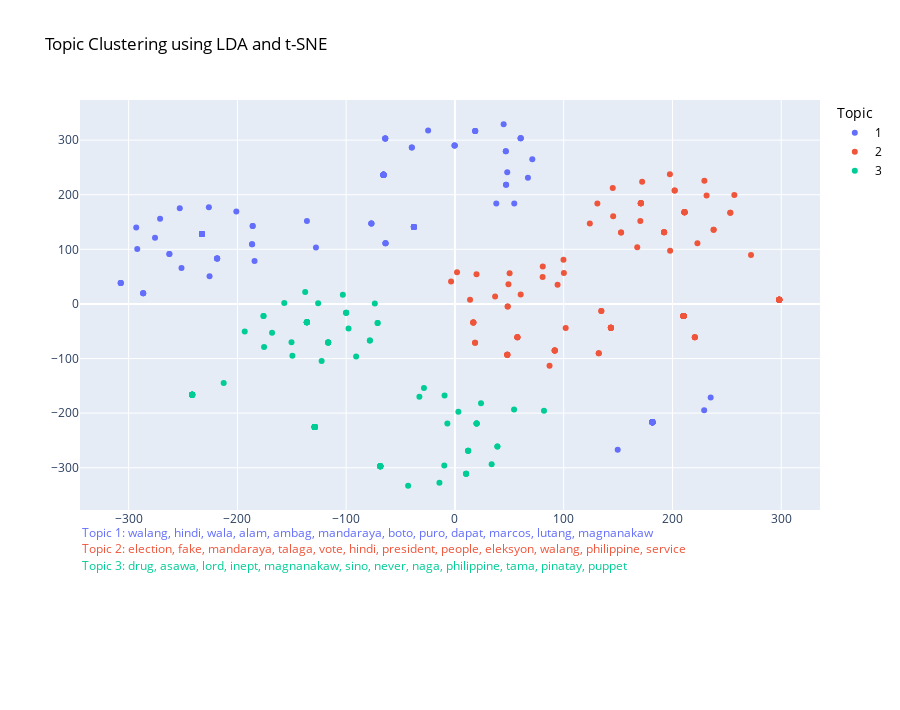

Notebook source saved alongside this figure:
### Code cell
# Plot tweets as colored points
df_topics_cluster.sort_values(
    "Cluster", key=lambda x: pd.to_numeric(x, errors="coerce"), inplace=True
)

fig = px.scatter(
    df_topics_cluster,
    x="X",
    y="Y",
    color="Cluster",
    title="Topic Clustering using LDA and t-SNE",
    hover_name="Tweet",
    hover_data={
        "X": False,
        "Y": False,
        "Cluster": False,
        "Tweet": False,
        "Breakdown": True,
    },
)

for i, keyword in enumerate(df_topics["Keywords"]):
    fig.add_annotation(
        x=0,
        y=-0.2 * (i / 5) - 0.08,
        text="Topic %d: %s" % (i + 1, keyword.replace(" ", ", ")),
        showarrow=False,
        xref="paper",
        yref="paper",
        align="left",
        font=dict(color=fig.data[i].marker["color"]),
    )

fig.update_layout(
    height=710,
    xaxis_title="",
    yaxis_title="",
    margin=dict(b=200),
    paper_bgcolor="white",
    title=dict(font=dict(color="black")),
    legend=dict(title="Topic", font=dict(color="black")),
)
fig.show()

### Figure 1 — Plotly figure (JSON) as saved in the notebook; plotly's stock layout.template omitted (floating-point values rounded to 4 significant figures; data arrays with more than 128 entries replaced by an {"elided": "..."} marker saying what was removed)
{"data": [{"customdata": {"elided": "140x3 str values"}, "hovertemplate": "<b>%{hovertext}</b><br><br>Breakdown=%{customdata[2]}<extra></extra>", "hovertext": {"elided": "140 str values"}, "legendgroup": "1", "marker": {"color": "#636efa", "symbol": "circle"}, "mode": "markers", "name": "1", "orientation": "v", "showlegend": true, "type": "scatter", "x": {"elided": "140 float values"}, "xaxis": "x", "y": {"elided": "140 float values"}, "yaxis": "y"}, {"customdata": {"elided": "123x3 str values"}, "hovertemplate": "<b>%{hovertext}</b><br><br>Breakdown=%{customdata[2]}<extra></extra>", "hovertext": ["nagmamagaling hahahahah", "mahusay magtrabaho nagawa bilang vp wala<br>kondi panay kontra projects president<br>halip tumulong naninira san makakita vp<br>ganyan philippines npa supporter", "fyi live smni jong top mindanao<br>surrenders confirms komunista alliance", "tong walang bahid pagsisisi walang<br>kahihiyan mandaraya", "hindi kelangan sambayanang pilipino kang<br>mandaraya eleksyon peke magresign", "pet kumusta usad kaso laban dayaan<br>nangyari eleksyon", "talunan nanga nagiging bobo kapa kapa<br>kame masaya resulta mandaya baka mas<br>mataas million vote bbm mandaraya since", "talagang hindi mandaraya nong ms hindi<br>ulitin ngayong darating election", "habang tulog pilipinas gising mandaraya<br>rather president like prrd kahit tulog<br>gumagalaw kanyang departamento hindi<br>kailangang gising presidente<br>makapagserbisyo gobyerno service", "tanga kahit ihampas yang degree bobo<br>parin isang truck tulong ilang pamilya<br>mabibigyan nun tapos sasabihin pwede<br>tigilan kabobohan sanay photo ops kahit<br>sapat tulong boba", "hahahahahshshshs", "okay ganyan talaga kurakot adik kampi<br>npa walang nagawa bansa bobo", "talaga kurakot vp totoo kaban bayan<br>ginamit nyu", "nakakahiya kang fake vp wonder katiting<br>wala akong makitang maganda pagkatao<br>nakakahiya photoshoot alam puro ngawa<br>wala gawa", "nman common sense pinagsasabi sure ung<br>mama walang bahid kasinungalingan<br>corruption ethical politics nia araw<br>araw k b nia nakakasama pra masigurado<br>kng nman pala masigurado ur shit", "another reason love prrd next president<br>lot tapos vote walang ibang ginawa kundi<br>siraan prrd last years common sense<br>diyan pinklawans judicious vote bbm sara<br>way go", "walang common sense aling ganun maski<br>siguro panis bigay donors e distribute<br>tutal bigay donors tiga distribute<br>masabing tumulong", "tingin kumikilos pbbm naive palibhasa<br>sanay ke puro imbes mangutya dyan<br>pagdasal natin bansa natin", "myghad talaga teh", "kasali npa liberal party npa ngayon<br>sabihin mu hindi kasali ayaw namin taong<br>naniniwala kumunista", "intending natinnang", "wawa oh napakadesente nanay lugaw", "sir please interview ph cheat maam", "oo pugar mahimbing masaya natulog panalo<br>bise sabay gising hrs puta nag iba peke<br>talaga", "paano bibigyan dignidad bumoto<br>smartmatic seating vp said dignify<br>people voted right vp owe citizens<br>philippines bbm look dark soul", "dejavu philippine elections vp stopped<br>counting due computers go someone else<br>slim margin", "spread disimformation daugther aika sex<br>video accused pbbm height campaign<br>period else believe highest level manay<br>harder", "foul play pagkamatay jesse tinulugan<br>fake vp html", "obviously illicit love affair married<br>man congressman bolet want confirm deny", "pormal inanunsyo vice president<br>inakusahan pandaraya eleksyon<br>kinakaharap kaso pet kaugnay eleksyon<br>dating asawa pinatay ala aksidente<br>eroplano jesse nagsabi", "atty kumusta impeachment case", "bwesit asawa npa taga supporta tulad<br>kiko habang ambush sundao puma palakpa<br>wala puso", "totoo unang asawa bago namatay nabasa<br>kumander npa kanyang unang nasirang<br>asawa", "pala nag tatago ibang bansa boyfriend<br>founder npa joma sison", "hipocrita fake louis vuitton fake", "totoo talaga fake fake louis vuitton", "sinong maniniwalang bumoto mantakin<br>million lng lamang prrd kanya terms<br>numbers", "therefore conclude pwedeng maging<br>presidente bise pinatay asawa", "galit c vp r unang asawa npa pintay", "jesse died carrying drug money lp<br>cleaned mess staged saint favoring<br>future use html", "hay tatamad tamad pala president", "inang unfit public service nation<br>witnessed awful performance better get<br>experienced social worker knew role<br>services government people proven inept<br>incompetent place public services", "truly intelligent suppose gather million<br>votes instead nation witnessed<br>incompetent low iq awful performance<br>sweet lips congee spaghetti solve issue<br>signs weakness inept public services", "dds time make contributions country", "people philippines speaks louis vuitton<br>fake", "let correct people vote picos worries<br>comes never first place", "inconsequential inept idiotic politician<br>philippines complains getting called<br>moronic ideas madame nakakapikon<br>kabobohan ninyo pinangangalandakan ninyo<br>msm", "inept fake vp philippines history", "eto napanood", "talaga tamad talaga huy mas kilala bbm c<br>bbm hindi pinabayaan proyekto katulad<br>nagiging vp siya diba haba bakasyon<br>amerika pinabayaan proyekto", "tamad bbm batugan protect pbbm", "gagamitin eleksyon nalololoko ginamit<br>dayaan tas gagamitin uli", "ninakaw karamihan votes malinis sabi<br>shunga pinkliars", "kulelat ina nyong shunga nandaya nun<br>ngayon lalaban patas gusto dq leniloser<br>sure ctto", "even exist head president inept<br>hypocritical liar encourages cancel<br>culture spreads fake news knowingly<br>misinforms public disrespects church<br>among things dangerous dats por bidyo", "oh need know inept effective incumbent<br>know running party threatened extinct<br>teka eloquent talaga ngayon layo<br>impromptu interviews nagdududa talaga", "bobita tapos pinklawans claim<br>napakatalino nila yuck malaking<br>yuucccckkk inept lutang palagi maawa<br>pinas", "day robbed millions votes filipinos", "election votes amazing well known<br>candidate coming suffer ultimate ever<br>happen entire life", "pandaraya kampo eleksyon", "hindi umupo bbm siya walang humpay<br>tawaging", "lp mandaraya election imagine franklin<br>drillon votes joel villanueva kiko de<br>lima patunay malawakan pandaraya lp last<br>election walang gusto nanalo paano hindi<br>kilala pilipinas", "talaga", "boba mandaraya remember election", "mandaraya nahuli nandaya election<br>inilabas video walang nakakilala nun<br>kapal pagmumukha ninyo hipocrita corrupt", "kahihiyaan palamura nanay siya sumira<br>pilipino international coomunity nasaan<br>utak huwag baliktarin nanay maninira<br>atty gadon palamura minumura<br>karapatdapat murahin", "speaking mandaraya wayback throw<br>accusations towards bbm people narrow<br>minded voted one deserves throne", "mandaraya hoy nong matanggap talo", "think mama malinis everyone mandaraya<br>dont forget bbm voters lamang brownout<br>saka biglang lumamang", "pre shaded mandaraya talaga since<br>haaaysss", "signing kidding slitting throat chos", "accused bbm pulling publicity stunts lol<br>used accusing others crimes committed", "sadly mas pinili supreme court<br>integridad election kesa katotohanan<br>nandaya election dyan lalabas<br>katotohanan nanalo noon daya matalo<br>makikilala mandaraya fake vp", "agree kasali gobyernong binabatos<br>oopppsss pala talaga kasali gobyernong<br>hinalal taong bayan samrtautomatic nag<br>halal kanya", "anything duterte bec fil public embraced<br>warmly shown campaign trail instructed<br>smartmatic hocus pocus vp race", "nalulungkot nababahala nangangamba<br>napakalaking bilang naniniwala hindi<br>vice president aling", "itapon mandaraya election ninakaw boto", "favoring", "remembering chaos huh impurity called<br>cheating", "solid evidence prove dinaya wrong making<br>protest dapat expose pandaraya demonyong<br>dilaw mapa hiya peki nyong vp", "software company magically elected fake<br>vice president magical thing", "pinanigan supreme court year nalang<br>natitira election masisira integridad<br>malinaw dayaan election nila nadaya<br>digong landslide pagkapanalo alam noynoy<br>andy bautista yang ginawa nila", "believed cheated pbbm elections<br>insinuated harvard lecture file election<br>protest pet like pbbm isip dinaya<br>nangdaya nun", "mas mandaraya c", "yeah number one sinungaling magnanakaw<br>boto sure net approval low survey san<br>galing boto last election yolanda funds<br>oops nakinabang pagnanakaw magnanakaw<br>right", "hihintayin namin madaling araw bilangn<br>boto daming kaso malaya marcoses common<br>sense left room", "vp bayan tulong", "correct dyan real vice president", "china wellknown fake products<br>philippines fake vp", "nostradamus prediction president duterte<br>weprotectprrd matter", "confirmed dinaya bbm election", "kesa magnanakaw boto laki lamang ibig<br>sabihin nanakaw", "psst yang script ipasa troll farm tugma<br>nginangawa nginangawa nila ulopong bobo<br>script hindi maayos ayos problema<br>barangay lahi", "hypocrite soliciting help st scho nuns<br>issue kang hudas iskaryote god knows<br>hudas cheating", "sinong ginagago atty makalintal beauty<br>automated election system ginamit hocus<br>pcos tanga makalinta isauli license gaya<br>kliyente", "remembered mandaraya fake vp people<br>spoken overwhelmingly almost double<br>votes congrats bbm", "kapal pagmumukha", "hands pointed cheated election", "uh trolls everything fake days fake news<br>fake supporters knows even", "pala ung voters thief nakaboto via<br>glitch", "dilawan ung presidente vp dinwalang<br>nagawa tumambay hahhahha nanay pang<br>palengke", "ht bukas fake vp pilipinas", "goodbye lugaw mandaraya elections", "vp lamang galit ganti puso bbm kanino<br>lalaban bbm plataporma adbokasiya pra<br>ikakaunlad pilipinas namin nakakalimutan<br>dinaya elections ngayon hindi mangyayari", "laban kasinungalingan", "retweeted cranes kalokohan ipagpalagay<br>natin kampo nagprotesta tingin<br>idodownplay nila wet ballots lalo php", "matino mahusay lies walang alam traidor<br>bayan limos ibinibigay pilipino dakot<br>bigas patis lugaw sasa gustong<br>magbarilan pilipino nasaan husay<br>katinuan", "complete opposite talaga incomparable<br>achievements pangulo kesa vp trust<br>ratings shown e vp yata trust rating<br>youtube channel cannot even draw<br>thousand views nasaan bomoto kanya nuong", "respect true people pagtakpan bastusin<br>lokohin", "mother talaga mahirap nasa ibang bansa<br>naloloko naghahasik lagim magawa pinas<br>buking eleksyon nagbigay fake info un", "nakakahiya tong fake vp natin", "half million iyaaaaaaaaaaaakkkkk", "bbm dati hindi siya jsojo bbm solid", "vp kabilang lovers pastor apollo c<br>quiboloy buong detalye", "pareho ugali leah navarro kiko<br>pangilinan buong liberal party election<br>vote people associated group tunay<br>magnanakaw bayang pilipinas bistado", "belat konti nlang naloloko mas kapani<br>paniwala magnanakaw amo nyong aquino", "sampal pagmumukha tanga", "natransfer personal bank account<br>donations bagyong odette", "nasa posisyon habang pandemya nagawan<br>paraan hindi sapat natatanggap<br>frontliners", "todo kng nakaw donations sabay pasok<br>sariling account pro suportado p", "hoy ninyo", "wala alam foreign policy alam presidente<br>author foreign policy", "oh tapos sasabihin redtag"], "legendgroup": "2", "marker": {"color": "#EF553B", "symbol": "circle"}, "mode": "markers", "name": "2", "orientation": "v", "showlegend": true, "type": "scatter", "x": [18.5, 253.2, 298.2, 210.2, 210.2, 210.2, 253.2, 210.2, 237.8, 94.38, 48.5, 298.2, 134.6, 172.1, 231.4, 145.1, 202.0, 197.6, 16.88, 80.61, 18.5, 132.2, 143.4, 298.2, 211.0, 298.2, 192.3, 210.2, 298.2, 170.5, 143.4, 211.0, 298.2, 210.2, 143.4, 210.2, 298.2, 1.927, 91.77, 272.2, 91.77, 170.9, 152.7, 91.77, 210.2, -3.546, 192.3, 57.41, 48.5, 131.0, 134.6, 210.2, 80.74, 298.2, 192.3, 222.9, 167.6, 86.98, 170.9, 48.15, 220.6, 170.9, 49.2, 48.15, 13.89, 124.0, 211.0, 91.77, 211.0, 143.4, 210.2, 298.2, 19.84, 211.0, 170.9, 298.2, 132.2, 36.93, 210.2, 100.2, 298.2, 211.0, 211.0, 50.27, 152.7, 237.8, 16.88, 143.4, 210.2, 210.2, 57.41, 210.2, 192.3, 229.3, 170.9, 298.2, 16.88, 101.8, 210.2, 143.4, 99.8, 48.15, 48.15, 170.9, 16.88, 202.0, 197.8, 145.5, 210.2, 211.0, 91.77, 57.41, 143.4, 210.2, 256.9, 298.2, 57.41, 220.6, 298.2, 220.6, 60.45, 298.2, 48.15], "xaxis": "x", "y": [-71.02, 166.9, 7.714, -22.25, -22.25, -22.25, 166.9, -22.25, 136.0, 35.04, -4.916, 7.714, -12.89, 223.7, 198.3, 212.4, 207.9, 237.5, -33.85, 49.29, -71.02, -90.29, -43.79, 7.714, 167.7, 7.714, 131.3, -22.25, 7.714, 152.0, -43.79, 167.7, 7.714, -22.25, -43.79, -22.25, 7.714, 57.83, -85.31, 89.65, -85.31, 184.5, 130.6, -85.31, -22.25, 41.19, 131.3, -61.04, -4.916, 184.0, -12.89, -22.25, 68.5, 7.714, 131.3, 111.3, 103.7, -113.3, 184.5, -93.26, -60.95, 184.5, 36.02, -93.26, 7.648, 147.2, 167.7, -85.31, 167.7, -43.79, -22.25, 7.714, 54.25, 167.7, 184.5, 7.714, -90.29, 13.56, -22.25, 56.5, 7.714, 167.7, 167.7, 56.26, 130.6, 136.0, -33.85, -43.79, -22.25, -22.25, -61.04, -22.25, 131.3, 225.4, 184.5, 7.714, -33.85, -44.07, -22.25, -43.79, 80.75, -93.26, -93.26, 184.5, -33.85, 207.9, 97.5, 160.7, -22.25, 167.7, -85.31, -61.04, -43.79, -22.25, 199.6, 7.714, -61.04, -60.95, 7.714, -60.95, 17.44, 7.714, -93.26], "yaxis": "y"}, {"customdata": {"elided": "114x3 str values"}, "hovertemplate": "<b>%{hovertext}</b><br><br>Breakdown=%{customdata[2]}<extra></extra>", "hovertext": ["leody npa joma hindi connectado npa<br>inendorsed ahahahaha", "npa kalaban pinoprotektahan npa<br>pumapatay nag nanakaw", "given choices son npa casted votes<br>someone prosper npas", "edit amp npa", "tama binoto namen npa baka maging north<br>korea pilipinas", "mas masahol npa nasa rally endorsed npa", "ofcourse npa", "endorsed presence npa lugar takot mayors<br>tirahin npa inendorso", "start joma endorsed", "tama right pinklawan know puppet<br>oligarchs never achieved good governance<br>reign late cory late ramos late<br>dilawpinks presidents puppets oligarchs", "push sabihing answer nakita kayong kulto<br>reason siya tako pinipilit magaling siya<br>wala tlaga siyang maipakitang proof<br>mgaling siya puppet", "martial law saved us communist npa<br>kumunista aktivista", "father tanga oy ayaw namin st kiko kase<br>ayaw namin manloloko bobo tanga kurakot<br>walang kakayahan higit lahat terorista<br>ganto masaya today subo burat angat<br>buhay", "lol nasanay mapagpanggap dilawan busit<br>kala aatras bagyo papresscon bbm sanay<br>photo op queen kasagasagan bagyo<br>hometown nasa new york nagshoshopping<br>mahagilap uwi nagyoga", "pinag uusapan kurakot magnanakaw<br>sinungaling", "sayang pera madumb buti nun walang<br>budget lng office nakaka punta asulok<br>sulok ghost employees nanaman kurakot", "bantayan magnanakaw", "well edited pics nagawa walang kakwenta<br>pababanguhin media alagad gagawan nila<br>istorya sabay mumurahin pangulo sino<br>bitter", "tahimik magpapakita feel niyang masiraan<br>pangulo", "kaylan sarah kelan nasa serbisyo paka<br>selective memory kelangan mamatay asawa<br>bago gawin cory lol kumag mandaraya<br>tumakbo matalo nandaya mandurugas layo<br>lamang ngayon", "mandaraya never forget", "wala isyung malaki unused ballot<br>malaking isyu gamit balota ibig sabihin<br>nito isyu credibility pagiging bise<br>tangkang pandaraya oo sino maghusga", "sobra sobra pandaraya ngayon katotohanan<br>pilipinas utak macalintal nito", "succeeds comelec still doubtful hands<br>contract smartmatic still push plan b<br>deep dooh dooh", "thank sharing news thank letting us know<br>confident win recount already tampered<br>everything hayup hayup", "nandaya smartmatic ngayon wet wet balota<br>haysss buti nakakatulog", "april fools", "katotohanan", "asking dumb expect answers came<br>obscurity unknown inexperienced beating<br>proven public servants like bbm know<br>anything governance says hindi yata<br>dapat faking", "manual recount karon vp basa ubang<br>ballots fishy kaayo nilabay naa ballot<br>boxes daun basa karon wala lugar nauga<br>laaams naah", "dear never forget hash code transmitting<br>clear violation law facebook php", "ilan patunay dayaang nangyari kada boto<br>mahalaga", "pelaez madumb fake vp mandaraya yikes", "ginamitan smartmatic sinira balotang<br>ebidensya pandaraya", "teacher sino nandaya election mam", "grinch grinch grinch stole christmas<br>lugaw stole vice presidency seat", "lol disgrasya pinas patunay mandaraya<br>sinungaling hahahaha", "agree noynoy appointed sereno cj<br>conching sandigan bayan bautista comelec<br>chairman manipulate everything including<br>cheating seat regain power absolve<br>corruption lawsuits looking ahead", "madam well oiled pcos machine choice<br>napansin mukhang hindi alam meaning", "meron multo bumoto sobra talaga<br>pagkakasemento mukha aling", "fuck ideas", "even know federalism deserve true vp<br>plus cheater", "tama talagang maganda ala tiwal sayo tao<br>never namin pinagkatiwalaan", "abangan update zombie naka boto", "ata nag diba bayaw nun drug lord naga", "intelligent much qualified congressman<br>good role model youth unlike kabit home<br>wreaker", "evidently denying bcoz know impact<br>denial joma withdrew statement known<br>drug lord naga maybe investigate death<br>lol autopsy even made typical pinoy<br>teleserye outcome", "correct shud genuine vp office means<br>chouse", "jesse extremely dangerous vp involvement<br>drugs smuggling jueteng murders", "read news inquirer drug suspects<br>arrested yesterday caught naga city<br>duterte right naga hotbed shabu made<br>happened butch make philippines hotbed<br>twimg twimg", "dumb inendorso magnanakaw traidor pare<br>parehas dumb kase magnanakaw sinungaling<br>traidor druglord protector npa terorista<br>suporter", "sana vp unang aatupagin sino nagpa<br>papatay asawa", "oo manaig katotohanan nagpundo drug<br>cartel bayaw pinatay asawa jessie drug<br>generals kalaban manaig sabi manaig<br>katutuhan huwag utoutoin alam namin<br>katuthanan", "sino paco ojeda pinatay ninyo nadiskurbe<br>anomalya kapanahon asawa", "hwag kalimutan namatay asawa pinatay<br>kanyang bayaw territoryo droga masyadong<br>greedy asawa naging presidente lalakas<br>power bayaw matutuloy magiging capital<br>shabu pilipinas", "tanong relatives naga nag dodroga tanong<br>pinatay kanyang asawa drug protector<br>wahahhah", "panu iboboto taong galit galit kagaya vp<br>vp galit pinatay unang asawa npa alam b<br>nila", "butch brother jessie drug lord wanted<br>pdea one narcos drugs watchlists fake vp<br>really drug lord protector", "admits elago daughter w fling jover<br>daughter admits affair denies<br>presidential ambitions baraan bautista<br>hiding netherlands jim kaloi sonny<br>caught menage troie pldt", "affair laila de dayan immoral rape<br>remark joke non existent", "ahemmm druglords caught september brgy<br>tabuco naga city hiding skirt feeling<br>drug czar bolet", "guys asawa pala taga cebu npa omg<br>someone tell image twimg", "ndi kilala ndi kilala tao lumitaw n lng<br>namatay asawa ewan pinatay yatang sadya<br>plano naka todo ngiti burol asawa<br>pakanta kanta mging vp xa pangdaraya<br>nila andy sino kumpara", "throwback iboboto sinungaling nuna<br>nangyari daughter girl", "campaign team trying market aika victim<br>sexual abuse victim someone sex video<br>nobody internet could find aika sex<br>video figment imagination exist", "vp drug lord bayaw dba call resign call<br>jesse r dilg secretary brother drug lord<br>lamitan mayor drug lord tinangal siya<br>pwesto", "saint kabit cya banal", "start call end text", "really concern country philippines", "infairness consistent lead bbm nahiya<br>kase comelec tssk", "newly selected vp rep philippines shame", "using magic like way made vp magic", "itong bobang nagnakaw votes corrupt", "inept incompetent knew nothing governing<br>complicated society like philippines<br>perfect puppet yellows thus pillaged<br>rest history clone", "say crazy inept leaders must mean fvp<br>hypocrite partymates", "edwin dear incompetent strategically<br>inept qualities woman qualities person<br>magkaiba gma also woman competent<br>strategic", "ben kingsley hopelessly inept even aura<br>lacks luster", "prrd tinukoy bayaw drug lord naga city<br>smni news", "almost years vice president could enough<br>catapult front bid highest position land<br>nothing done right opposite everything<br>shows shallow inept incapable leader", "keeps dilawans seeing weak leader stupid<br>inept puppet yet see clearly manny<br>practically", "seen clearly shows political puppet<br>liberal party failure congresswoman<br>totally inept vp logic worse junkie weed<br>yorme call fake leader fake colors<br>goodness", "c okay sinayang incompetent inept good<br>riddance", "really meant never prez philippines<br>takes reality say god saved lie actually<br>philippines god saved inept incompetent<br>individual good riddance", "supported candidacy thats daughters<br>fault knew start mother inept vp inept<br>political figure totally still decided<br>anyway vie presidency coud mistake", "sinungaling kapatid magnanakaw", "karugtong", "totoo almost vice pres supporters lakas<br>loob nila marcoses click comment section<br>turned oops", "luto balota naka ready mandaya retweet<br>maging aware lahat", "magnanakaw", "nag uumpisa", "kikilabutan talaga jan kasqma kaluliwang<br>boboto botahan", "admit tha bobang fvp nandaya magnanakaw<br>boto hirap talaga tangapin katituhanan", "means good luck philippines another<br>basahan", "supported colmenares chiding bbm trying<br>put bbm shame implying bbm death threat<br>thru tiktok komunistang komunista da<br>moves hehehe", "oo mananalo mandaraya ulit kasabwst<br>smartmatic comelec tulad", "careful words girl might shoot mom<br>directly ass one year ago votes stolen", "e mandaraya election ultimo tuldok<br>binilang counted fake nanay sino justice<br>leonen apointed noynoy sino justice<br>caguioa apointed noynoy ayaw magnanakaw<br>gusto mandaraya", "bayot k lakas pumukol pmutak wlang<br>evidence nanay mandaraya plng gawain n", "fake vp cheater betrayed country<br>political ambition youll never become<br>president", "resign", "worry hindi namin iboboto safe", "uy pambayad blogger panget troll", "sino magnanakaw gahaman pwesto pati boto<br>tao", "ulol kau hindi masagot tama tanong dun", "putang ina bukod napakabobo<br>napakasinungaling magnanakaw druglord<br>protector npa terorista suporter makita<br>kita personal sabunutan talaga kita<br>demonyo pagmuugali kase putang ina kang", "hindi corrupt kailan naging daang<br>matuwid nick name babaeng hindi siya<br>corrupt kinailangan niyang mangampanya<br>loob botohan gamitin balota", "bobo spokesperson mana nanay lutang yong<br>brain nasa pwet inidoro", "magresearch tabogo upang maging matalino", "gusto reference", "taena talaga hayup boba kabaro pala taga<br>coa noon nahuhuthutan bigyan mataas<br>taenang magnanakaw", "hoy nadadagdagan kapalpakan sayo taena", "matagal pala problema sabi hindi<br>tumulong nuong vp years", "vp kaalyado badoy", "walang ambag maritime industry years vp<br>never siyang ginawa industriya tama man<br>sure akong utak tama"], "legendgroup": "3", "marker": {"color": "#00cc96", "symbol": "circle"}, "mode": "markers", "name": "3", "orientation": "v", "showlegend": true, "type": "scatter", "x": [-128.9, -68.66, -128.9, 19.92, -128.9, -68.66, 19.92, -128.9, 10.26, -136.2, -136.2, -68.66, -176.0, -116.6, -68.66, -193.3, 39.04, -97.84, -128.9, -136.2, 12.15, -73.65, -128.9, -136.2, -149.4, -128.9, 33.76, 3.154, -90.86, -116.6, -241.6, -128.9, -43.07, -128.9, 54.36, -241.6, -128.9, -71.1, -32.69, -128.9, 12.15, -128.9, -128.9, -128.9, -68.66, -71.1, -103.1, -128.9, -241.6, -100.0, -176.0, -128.9, -136.2, -241.6, -78.23, -241.6, -28.49, -78.23, -175.5, -241.6, -136.2, -241.6, -136.2, -128.9, -125.8, -137.7, 10.26, 10.26, -14.25, -128.9, -68.66, -128.9, -68.66, -122.6, -128.9, -100.0, -128.9, 81.86, -116.6, -241.6, -168.1, -128.9, -116.6, -100.0, -9.811, 19.92, -156.9, -241.6, 23.98, 19.92, -128.9, -241.6, -128.9, -136.2, -128.9, -241.6, -136.2, -241.6, -241.6, -6.948, -68.66, -68.66, -128.9, -68.66, -150.3, -116.6, -241.6, -128.9, 39.04, -212.6, -68.66, -128.9, 12.15, -9.562], "xaxis": "x", "y": [-225.6, -297.2, -225.6, -218.8, -225.6, -297.2, -218.8, -225.6, -310.9, -33.78, -33.78, -297.2, -21.98, -70.67, -297.2, -50.28, -261.1, -45.02, -225.6, -33.78, -269.0, 0.5757, -225.6, -33.78, -94.9, -225.6, -293.4, -197.4, -96.25, -70.67, -166.1, -225.6, -333.0, -225.6, -193.2, -166.1, -225.6, -34.7, -169.9, -225.6, -269.0, -225.6, -225.6, -225.6, -297.2, -34.7, 16.93, -225.6, -166.1, -16.08, -21.98, -225.6, -33.78, -166.1, -66.98, -166.1, -153.8, -66.98, -78.92, -166.1, -33.78, -166.1, -33.78, -225.6, 1.435, 21.9, -310.9, -310.9, -327.6, -225.6, -297.2, -225.6, -297.2, -104.7, -225.6, -16.08, -225.6, -195.4, -70.67, -166.1, -52.88, -225.6, -70.67, -16.08, -295.9, -218.8, 1.676, -166.1, -182.0, -218.8, -225.6, -166.1, -225.6, -33.78, -225.6, -166.1, -33.78, -166.1, -166.1, -219.1, -297.2, -297.2, -225.6, -297.2, -70.01, -70.67, -166.1, -225.6, -261.1, -144.8, -297.2, -225.6, -269.0, -167.8], "yaxis": "y"}], "layout": {"annotations": [{"align": "left", "font": {"color": "#636efa"}, "showarrow": false, "text": "Topic 1: walang, hindi, wala, alam, ambag, mandaraya, boto, puro, dapat, marcos, lutang, magnanakaw", "x": 0, "xref": "paper", "y": -0.08, "yref": "paper"}, {"align": "left", "font": {"color": "#EF553B"}, "showarrow": false, "text": "Topic 2: election, fake, mandaraya, talaga, vote, hindi, president, people, eleksyon, walang, philippine, service", "x": 0, "xref": "paper", "y": -0.12, "yref": "paper"}, {"align": "left", "font": {"color": "#00cc96"}, "showarrow": false, "text": "Topic 3: drug, asawa, lord, inept, magnanakaw, sino, never, naga, philippine, tama, pinatay, puppet", "x": 0, "xref": "paper", "y": -0.16, "yref": "paper"}], "height": 710, "legend": {"font": {"color": "black"}, "title": {"text": "Topic"}, "tracegroupgap": 0}, "margin": {"b": 200}, "paper_bgcolor": "white", "title": {"font": {"color": "black"}, "text": "Topic Clustering using LDA and t-SNE"}, "xaxis": {"anchor": "y", "domain": [0, 1], "title": {"text": ""}}, "yaxis": {"anchor": "x", "domain": [0, 1], "title": {"text": ""}}}}
